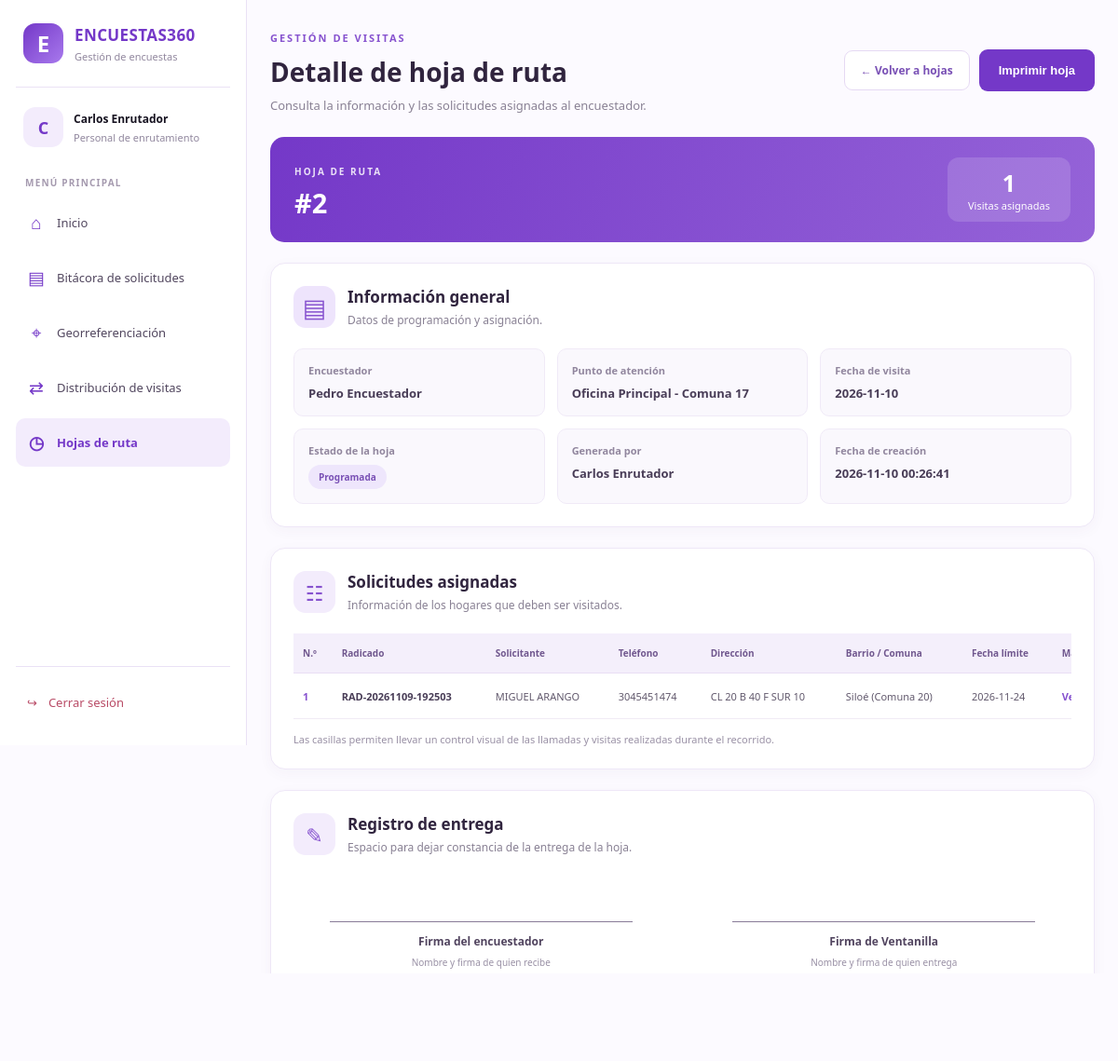
The app's page /public/index.php?action=ver_hoja&id=2 (signed in) with its own data.
### tables this page shows
CREATE TABLE `cargas` (
  `id_carga` int(10) UNSIGNED NOT NULL,
  `id_encuestador` int(10) UNSIGNED NOT NULL,
  `id_enrutador` int(10) UNSIGNED NOT NULL,
  `fecha_visita` date NOT NULL,
  `estado` enum('programada','en_campo','cerrada') NOT NULL DEFAULT 'programada',
  `creada_en` timestamp NOT NULL DEFAULT current_timestamp(),
  `entregada_en` datetime DEFAULT NULL,
  `id_usuario_entrega` int(10) UNSIGNED DEFAULT NULL
);

CREATE TABLE `puntos_atencion` (
  `id_punto` smallint(5) UNSIGNED NOT NULL,
  `nombre` varchar(80) NOT NULL,
  `direccion` varchar(150) NOT NULL,
  `es_principal` tinyint(1) NOT NULL DEFAULT 0,
  `activo` tinyint(1) NOT NULL DEFAULT 1,
  `id_comuna` smallint(5) UNSIGNED DEFAULT NULL,
  `latitud` decimal(10,8) DEFAULT NULL,
  `longitud` decimal(11,8) DEFAULT NULL
);

CREATE TABLE `solicitudes` (
  `id_solicitud` int(10) UNSIGNED NOT NULL,
  `radicado` varchar(30) NOT NULL,
  `id_solicitante` int(10) UNSIGNED NOT NULL,
  `id_punto` smallint(5) UNSIGNED NOT NULL,
  `id_punto_asignado` smallint(5) UNSIGNED DEFAULT NULL,
  `id_usuario_radica` int(10) UNSIGNED NOT NULL,
  `id_carga` int(10) UNSIGNED DEFAULT NULL,
  `fecha_radicacion` datetime NOT NULL DEFAULT current_timestamp(),
  `fecha_limite` date NOT NULL,
  `estado` enum('radicada','asignada','visitada','en_revision','apto','no_apto','devuelta','cancelada') NOT NULL DEFAULT 'radicada'
);

CREATE TABLE `solicitantes` (
  `id_solicitante` int(10) UNSIGNED NOT NULL,
  `tipo_documento` varchar(20) NOT NULL,
  `numero_documento` varchar(30) NOT NULL,
  `nombres` varchar(80) NOT NULL,
  `apellidos` varchar(80) NOT NULL,
  `telefono` varchar(20) NOT NULL,
  `correo` varchar(120) DEFAULT NULL,
  `direccion` varchar(150) NOT NULL,
  `id_barrio` int(10) UNSIGNED NOT NULL
);

CREATE TABLE `barrios` (
  `id_barrio` int(10) UNSIGNED NOT NULL,
  `id_comuna` smallint(5) UNSIGNED NOT NULL,
  `nombre` varchar(100) NOT NULL,
  `ciudad` varchar(80) NOT NULL DEFAULT 'Principal'
);

CREATE TABLE `comunas` (
  `id_comuna` smallint(5) UNSIGNED NOT NULL,
  `nombre` varchar(80) NOT NULL,
  `zona` enum('urbana','rural') NOT NULL DEFAULT 'urbana'
);

### app/controllers/HojaRutaController.php (called while the page is built, shortened)
<?php
require_once __DIR__ . '/../models/CargaModel.php';
class HojaRutaController {
    public function ver() {
        $id = filter_input(INPUT_GET, 'id', FILTER_VALIDATE_INT);
        $modelo = new CargaModel();
        $carga = $id ? $modelo->obtenerCarga($id) : false;
        $solicitudes = $modelo->obtenerSolicitudesDeCarga($id);
        require_once __DIR__ . '/../views/hojas/ver.php';
    }
}
?>

### app/models/CargaModel.php (called while the page is built, shortened)
<?php
require_once __DIR__ . '/../config/conexion.php';
class CargaModel {
    private $conn;
    public function __construct() {
        $database = new Database();
        $this->conn = $database->getConnection();
    }
    public function obtenerCarga($idCarga) {
        $query = "SELECT c.id_carga, c.id_encuestador, c.fecha_visita, c.estado, c.creada_en, c.entregada_en,
                         CONCAT(ue.nombres, ' ', ue.apellidos) AS encuestador,
                         ue.id_punto AS punto_encuestador,
                         p.nombre AS punto,
                         CONCAT(ur.nombres, ' ', ur.apellidos) AS enrutador,
                         CONCAT(ud.nombres, ' ', ud.apellidos) AS entregada_por
                  FROM cargas c
                  INNER JOIN usuarios ue ON c.id_encuestador = ue.id_usuario
                  INNER JOIN usuarios ur ON c.id_enrutador = ur.id_usuario
                  LEFT JOIN usuarios ud ON c.id_usuario_entrega = ud.id_usuario
                  LEFT JOIN puntos_atencion p ON ue.id_punto = p.id_punto
                  WHERE c.id_carga = :id";
        $stmt = $this->conn->prepare($query);
        $stmt->bindValue(':id', $idCarga, PDO::PARAM_INT);
        $stmt->execute();
        return $stmt->fetch(PDO::FETCH_ASSOC);
    }
    public function obtenerSolicitudesDeCarga($idCarga) {
        $query = "SELECT s.id_solicitud, s.radicado, s.fecha_limite,
                         so.nombres, so.apellidos, so.telefono, so.direccion,
                         b.nombre AS barrio, cm.nombre AS comuna,
                         g.latitud, g.longitud
                  FROM solicitudes s
                  INNER JOIN solicitantes so ON s.id_solicitante = so.id_solicitante
                  INNER JOIN barrios b ON so.id_barrio = b.id_barrio
                  INNER JOIN comunas cm ON b.id_comuna = cm.id_comuna
                  LEFT JOIN georreferenciacion g ON s.id_solicitud = g.id_solicitud
                  WHERE s.id_carga = :id
                  ORDER BY cm.id_comuna, b.nombre, so.direccion";
        $stmt = $this->conn->prepare($query);
        $stmt->bindValue(':id', $idCarga, PDO::PARAM_INT);
        $stmt->execute();
        return $stmt->fetchAll(PDO::FETCH_ASSOC);
    }
}
?>

### app/config/conexion.php (called while the page is built, shortened)
<?php
class Database {
    private $host = "localhost";
    private $db_name = "encuestas_db";
    private $username = "root";
    private $password = "";
    public function getConnection() {
        $this->conn = null;
        try {
            $this->conn = new PDO("mysql:host=" . $this->host . ";dbname=" . $this->db_name, $this->username, $this->password);
            $this->conn->setAttribute(PDO::ATTR_ERRMODE, PDO::ERRMODE_EXCEPTION);
            $this->conn->exec("set names utf8");
        } catch(PDOException $exception) {
            die("Error de conexión a la base de datos: " . $exception->getMessage());
        }
        return $this->conn;
    }
}
?>

### app/views/hojas/ver.php (the view, shortened to what this page needs)
<!DOCTYPE html>
<html lang="es">
<head>
    <link rel="stylesheet" href="assets/css/stylesVentanilla.css">
    <link rel="stylesheet" href="assets/css/stylesHojas.css">
</head>
<body>
<?php require __DIR__ . '/../layouts/menu.php'; ?>
<main class="ventanilla-main detalle-hoja">
    <header class="detalle-hoja-header no-imprimir">
        <div>
            <span class="hojas-etiqueta">GESTIÓN DE VISITAS</span>
            <h1>Detalle de hoja de ruta</h1>
            <p>
                Consulta la información y las solicitudes asignadas al encuestador.
            </p>
        </div>
        <div class="detalle-hoja-acciones">
            <a href="index.php?action=hojas_ruta" class="hojas-btn-volver">
                ← Volver a hojas
            </a>
            <button
                type="button"
                class="hojas-boton"
                onclick="window.print()"
            >
                Imprimir hoja
            </button>
        </div>
    </header>
    <section class="detalle-hoja-identificacion">
        <div>
            <span>HOJA DE RUTA</span>
            <h2>#<?= (int)$carga['id_carga'] ?></h2>
        </div>
        <div class="detalle-hoja-total">
            <strong><?= count($solicitudes) ?></strong>
            <span>Visitas asignadas</span>
        </div>
    </section>
    <section class="detalle-hoja-panel">
        <div class="detalle-hoja-titulo">
            <div class="hojas-icono">▤</div>
            <div>
                <h2>Información general</h2>
                <p>Datos de programación y asignación.</p>
            </div>
        </div>
        <div class="detalle-hoja-grid">
            <div class="detalle-dato">
                <span>Encuestador</span>
                <strong>
                    <?= htmlspecialchars($carga['encuestador']) ?>
                </strong>
            </div>
            <div class="detalle-dato">
                <span>Punto de atención</span>
                <strong>
                    <?= htmlspecialchars($carga['punto'] ?? 'Sin punto') ?>
                </strong>
            </div>
            <div class="detalle-dato">
                <span>Fecha de visita</span>
                <strong>
                    <?= htmlspecialchars($carga['fecha_visita']) ?>
                </strong>
            </div>
            <div class="detalle-dato">
                <span>Estado de la hoja</span>
                <?php
                $estado = $carga['estado'] ?? '';
                $estadoClase = preg_replace(
                    '/[^a-z_]/',
                    '',
                    strtolower($estado)
                );
                ?>
                <strong>
                    <span class="hojas-estado estado-<?= htmlspecialchars($estadoClase) ?>">
                        <?= htmlspecialchars(
                            ucfirst(str_replace('_', ' ', $estado))
                        ) ?>
                    </span>
                </strong>
            </div>
            <div class="detalle-dato">
                <span>Generada por</span>
                <strong>
                    <?= htmlspecialchars($carga['enrutador']) ?>
                </strong>
            </div>
            <div class="detalle-dato">
                <span>Fecha de creación</span>
                <strong>
                    <?= htmlspecialchars($carga['creada_en']) ?>
                </strong>
            </div>
        </div>
    </section>
    <section class="detalle-hoja-panel">
        <div class="detalle-hoja-titulo">
            <div class="hojas-icono hojas-icono-secundario">☷</div>
            <div>
                <h2>Solicitudes asignadas</h2>
                <p>
                    Información de los hogares que deben ser visitados.
                </p>
            </div>
        </div>
        <div class="detalle-tabla-contenedor">
            <table class="detalle-tabla">
                <thead>
                    <tr>
                        <th>N.º</th>
                        <th>Radicado</th>
                        <th>Solicitante</th>
                        <th>Teléfono</th>
                        <th>Dirección</th>
                        <th>Barrio / Comuna</th>
                        <th>Fecha límite</th>
                        <th class="no-imprimir">Mapa</th>
                    </tr>
                </thead>
                <tbody>
                    <?php if (!empty($solicitudes)): ?>
                        <?php foreach ($solicitudes as $i => $s): ?>
                            <tr>
                                <td class="detalle-numero">
                                    <?= $i + 1 ?>
                                </td>
                                <td>
                                    <strong>
                                        <?= htmlspecialchars($s['radicado']) ?>
                                    </strong>
                                </td>
                                <td>
                                    <?= htmlspecialchars(
                                        $s['nombres'] . ' ' . $s['apellidos']
                                    ) ?>
                                </td>
                                <td>
                                    <?= htmlspecialchars($s['telefono']) ?>
                                </td>
                                <td>
                                    <?= htmlspecialchars($s['direccion']) ?>
                                </td>
                                <td>
                                    <?= htmlspecialchars(
                                        $s['barrio'] . ' (' . $s['comuna'] . ')'
                                    ) ?>
                                </td>
                                <td>
                                    <?= htmlspecialchars($s['fecha_limite']) ?>
                                </td>
                                <td class="no-imprimir">
                                    <?php if (
                                        isset($s['latitud'], $s['longitud']) &&
                                        $s['latitud'] !== null &&
                                        $s['longitud'] !== null
                                    ): ?>
                                        <a
                                            class="detalle-mapa"
                                            href="https://maps.google.com/?q=<?= rawurlencode($s['latitud'] . ',' . $s['longitud']) ?>"
                                            target="_blank"
                                            rel="noopener"
                                        >
                                            Ver mapa
                                        </a>
                                    <?php else: ?>
                                        <span class="detalle-sin-mapa">
                                            Sin ubicación
                                        </span>
                                    <?php endif; ?>
                                </td>
                            </tr>
                        <?php endforeach; ?>
                    <?php endif; ?>
                </tbody>
            </table>
        </div>
        <p class="detalle-nota no-imprimir">
            Las casillas permiten llevar un control visual de las llamadas
            y visitas realizadas durante el recorrido.
        </p>
    </section>
    <section class="detalle-hoja-panel detalle-firmas">
        <div class="detalle-hoja-titulo">
            <div class="hojas-icono hojas-icono-secundario">✎</div>
            <div>
                <h2>Registro de entrega</h2>
                <p>Espacio para dejar constancia de la entrega de la hoja.</p>
            </div>
        </div>
        <div class="detalle-firmas-grid">
            <div class="detalle-firma">
                <div class="detalle-linea-firma"></div>
                <strong>Firma del encuestador</strong>
                <span>Nombre y firma de quien recibe</span>
            </div>
            <div class="detalle-firma">
                <div class="detalle-linea-firma"></div>
                <strong>Firma de Ventanilla</strong>
                <span>Nombre y firma de quien entrega</span>
            </div>
        </div>
    </section>
    <footer class="detalle-hoja-footer">
    </footer>
</main>
</body>
</html>

### public/assets/css/stylesVentanilla.css (style rules this page uses)
:root { --purple: #7438C8; --purple-dark: #57249F; --lavender: #DCC8FA; --lavender-light: #F3ECFC; --lavender-soft: #FCFAFF; --white: #FFFFFF; --charcoal: #171321; --text: #51465E; --muted: #91879E; --border: #EAE1F5; --green: #23966A; --orange: #D58A35; }
* { box-sizing: border-box; }
body { margin: 0; background: #FCFAFF; color: var(--charcoal); font-family: "Segoe UI", Arial, sans-serif; }
.ventanilla-main { margin-left: 265px; padding: 36px 40px; min-height: 100vh; max-width: 1700px; }
@media (max-width: 1200px) { .ventanilla-main { padding: 28px 25px; } }

### records on screen
cargas: id_carga "2", puntos_atencion.nombre "Oficina Principal - Comuna 17", fecha_visita "2026-11-10", estado "Programada", creada_en "2026-11-10 00:26:41"
solicitudes: radicado "RAD-20261109-192503", id_solicitante.apellidos "MIGUEL ARANGO", id_solicitante.telefono "3045451474", id_solicitante.direccion "CL 20 B 40 F SUR 10", barrios.nombre "Siloé (Comuna 20)", fecha_limite "2026-11-24"

### other values on screen
$inicialUsuario "C"
$nombreUsuario "Carlos Enrutador"
count($solicitudes) "1"
$carga['encuestador'] "Pedro Encuestador"
$carga['enrutador'] "Carlos Enrutador"
